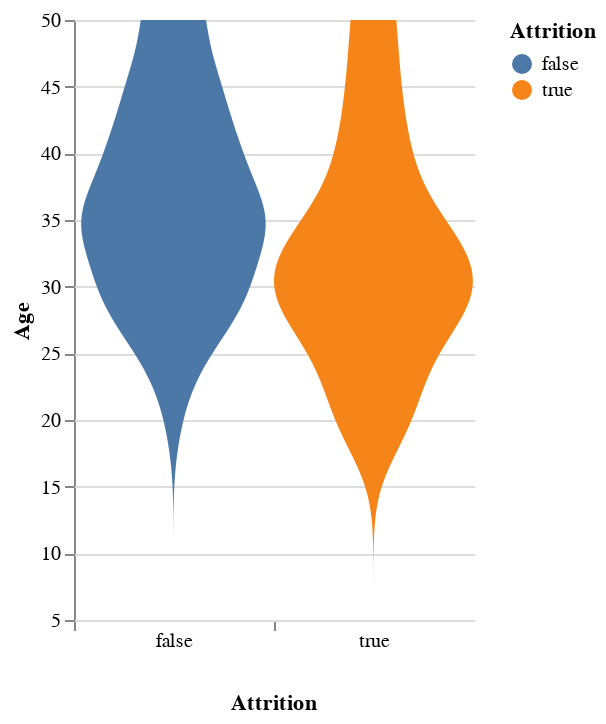

The notebook cell this image was saved under:
### Markdown cell above
### Violin Plots

### Code cell
## VIOLIN PLOT
yAxis = 'Age'

alt.Chart(df).transform_density(
    yAxis,
    as_=[yAxis, 'density'],
    extent=[5, 50],
    groupby=['Attrition']
).mark_area(orient='horizontal').encode(
    y=str(yAxis+":Q"),
    color='Attrition:N',
    x=alt.X(
        'density:Q',
        stack='center',
        impute=None,
        title=None,
        axis=alt.Axis(labels=False, values=[0],grid=False, ticks=True),
    ),
    column=alt.Column(
        'Attrition:N',
        header=alt.Header(
            titleOrient='bottom',
            labelOrient='bottom',
            labelPadding=0,
        ),
    )
).properties(
    width=100
).configure_facet(
    spacing=0
).configure_view(
    stroke=None
).interactive()

### Figure 1 — Vega-Lite specification as saved in the notebook (floating-point values rounded to 4 significant figures; data arrays with more than 128 entries replaced by an {"elided": "..."} marker saying what was removed)
{"config": {"view": {"continuousWidth": 400, "continuousHeight": 300, "stroke": null}, "facet": {"spacing": 0}}, "data": {"name": "data-4101dbd71ad79c4dc1b54ac1cffd8519"}, "mark": {"type": "area", "orient": "horizontal"}, "encoding": {"color": {"field": "Attrition", "type": "nominal"}, "column": {"field": "Attrition", "header": {"labelOrient": "bottom", "labelPadding": 0, "titleOrient": "bottom"}, "type": "nominal"}, "x": {"axis": {"grid": false, "labels": false, "ticks": true, "values": [0]}, "field": "density", "impute": null, "stack": "center", "title": null, "type": "quantitative"}, "y": {"field": "Age", "type": "quantitative"}}, "selection": {"selector012": {"type": "interval", "bind": "scales", "encodings": ["x", "y"]}}, "transform": [{"density": "Age", "extent": [5, 50], "groupby": ["Attrition"], "as": ["Age", "density"]}], "width": 100, "$schema": "https://vega.github.io/schema/vega-lite/v4.17.0.json", "datasets": {"data-4101dbd71ad79c4dc1b54ac1cffd8519": {"elided": "1470 records"}}}
